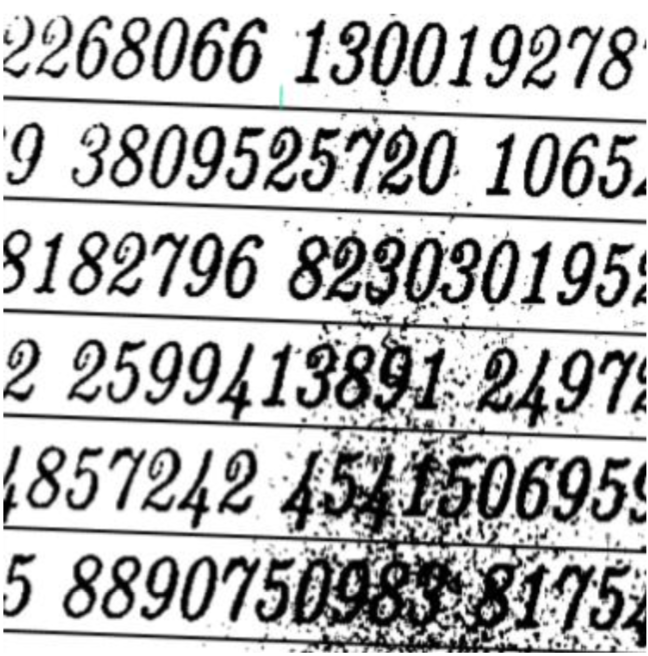
#> input picture Digital Image Processing/Image/midterm.png, 648 x 656 px, found by its file name
$ python midterm.py
#> lines starting #> are read from the running program, lines starting #| are printed output that depends on the picture; after the words box and inside, x2 and y2 are one past the last pixel; in counts of white or black regions, pixels touching at a corner belong together
# -*- coding: utf-8 -*-
"""Midterm.ipynb

Automatically generated by Colaboratory.

Original file is located at
    https://colab.research.google.com/drive/1IpiLGniUmsSrPt2X5khXbm5amIydKJTM
"""

import cv2
import numpy as np
from matplotlib import pyplot as plt
#from google.colab.patches import cv2_imshow
from skimage.filters import  threshold_sauvola
import csv

img = cv2.imread('midterm.png')
#> img is the input picture: shape (656, 648, 3); mean B, G, R 184.3, 184.3, 184.3

gray = cv2.cvtColor(img,cv2.COLOR_BGR2GRAY) # or convert

# gray_blur = cv2.blur(gray,(3,3))

gray_blur = cv2.GaussianBlur(gray, (5, 5), 0)
_, inv = cv2.threshold(gray_blur, 0, 255, cv2.THRESH_BINARY + cv2.THRESH_OTSU)
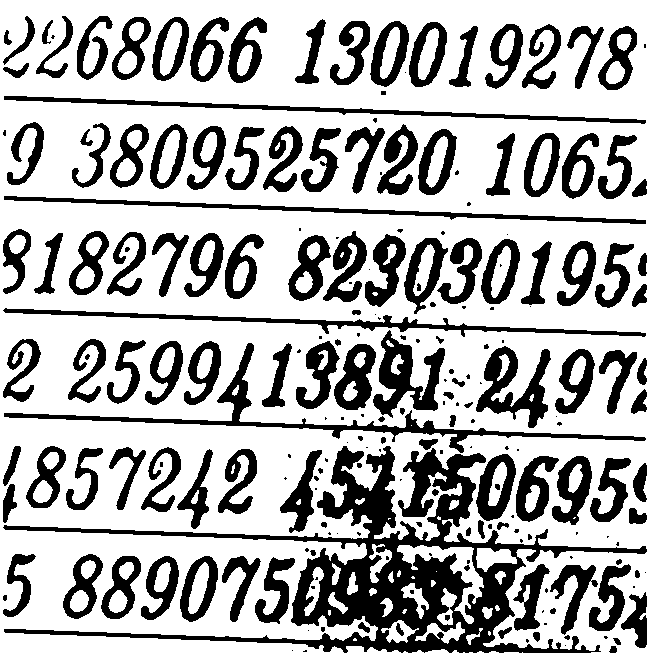
#> inv: shape (656, 648); 69.4% white; 224 black regions (82 under 20 px), largest, box (x1, y1, x2, y2) and area: (3, 446, 647, 653) 26522, (4, 343, 646, 453) 4390, (3, 308, 646, 337) 3022

# inv = cv2.adaptiveThreshold(gray_blur, 255, cv2.ADAPTIVE_THRESH_GAUSSIAN_C, cv2.THRESH_BINARY_INV,19,2)

img_equal = cv2.equalizeHist(inv)

kernel = np.ones((3,3), np.uint8)

erosion = cv2.erode(img_equal,kernel,iterations = 1)
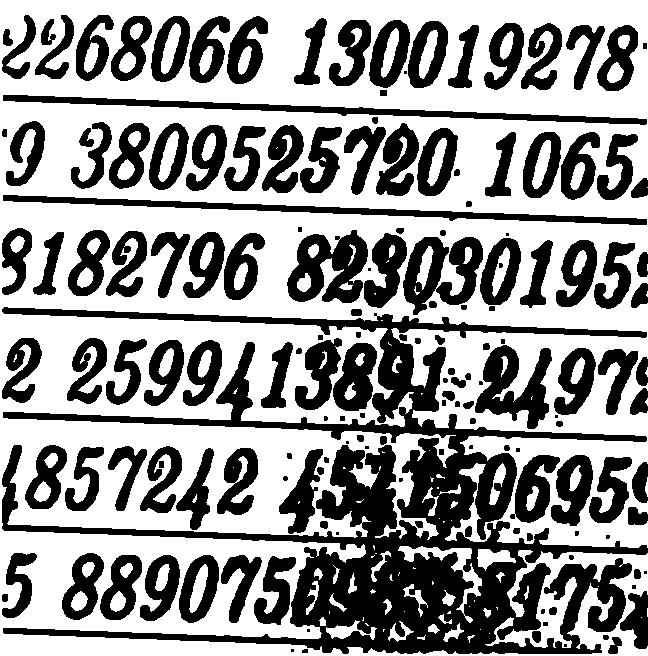
#> erosion: shape (656, 648); 58.7% white; 163 black regions (21 under 20 px), largest, box (x1, y1, x2, y2) and area: (2, 307, 648, 654) 57151, (3, 195, 647, 225) 4037, (3, 95, 647, 125) 4032

closing = cv2.morphologyEx(erosion, cv2.MORPH_CLOSE, kernel,iterations = 1 )

cv2.imwrite('Morpho_processed.jpeg',closing)

# contour around noise

thresh_sauvola = threshold_sauvola(gray_blur, window_size=3)
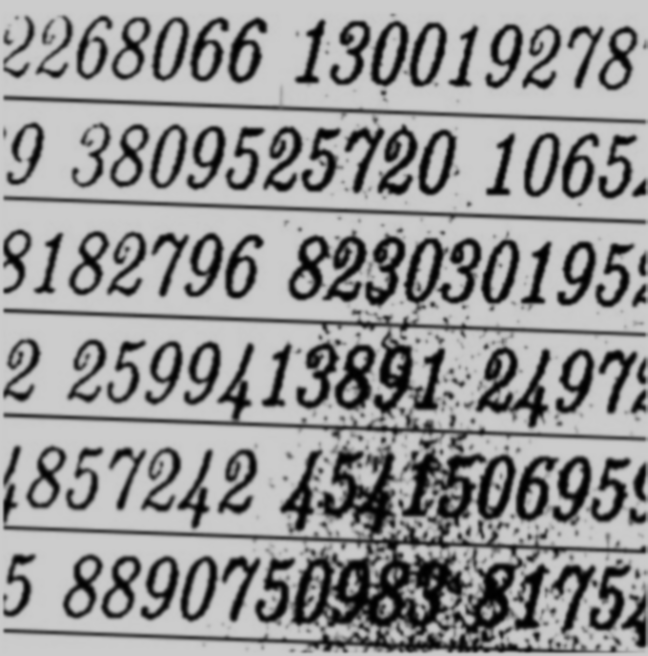
#> thresh_sauvola: shape (656, 648) float64; min 0.534, max 204.1, mean 150.9
binary_sauvola = gray_blur > thresh_sauvola
#> binary_sauvola: shape (656, 648) bool; 89.2% white; 486 black regions (284 under 20 px), largest, box (x1, y1, x2, y2) and area: (333, 555, 409, 626) 1394, (466, 565, 515, 632) 779, (407, 561, 454, 634) 715
binary_sauvola = binary_sauvola.astype(np.uint8)

for i in range(2):
  binary_sauvola = cv2.blur(binary_sauvola, (3,3))
#> this loop made 2 passes
#> pass 1, `binary_sauvola = cv2.blur(binary_sauvola, (3,3))`:
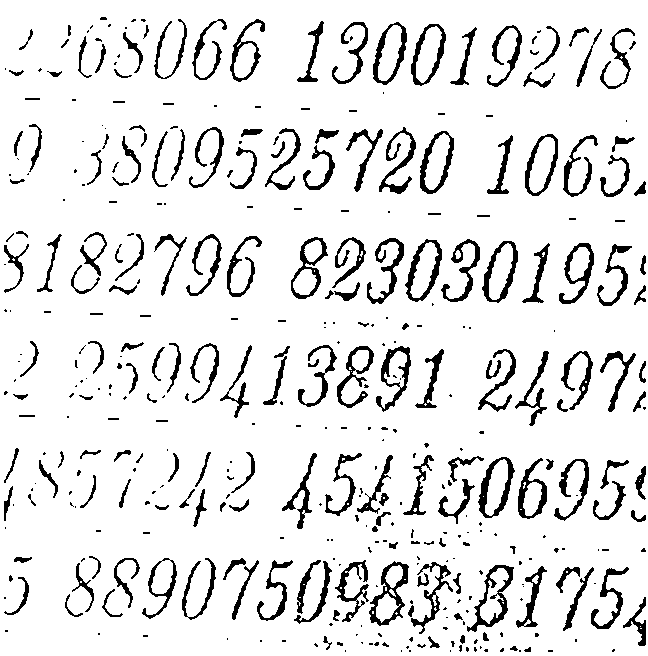
#> binary_sauvola: shape (656, 648); values 0 (black) and 1 (white), 89.6% white; 409 black regions (213 under 20 px), largest, box (x1, y1, x2, y2) and area: (467, 565, 514, 632) 795, (369, 561, 409, 626) 768, (478, 457, 515, 518) 713

binary_sauvola = binary_sauvola*255
#> binary_sauvola: shape (656, 648); 89.8% white; 352 black regions (162 under 20 px), largest, box (x1, y1, x2, y2) and area: (369, 562, 409, 626) 785, (467, 565, 514, 632) 777, (478, 457, 515, 518) 713

cv2.imwrite('bianry_sauvola.jpeg',binary_sauvola)

# contour noise area


nlm = cv2.fastNlMeansDenoising(binary_sauvola,None,4,3,5)

cls = cv2.morphologyEx(nlm, cv2.MORPH_CLOSE,kernel)
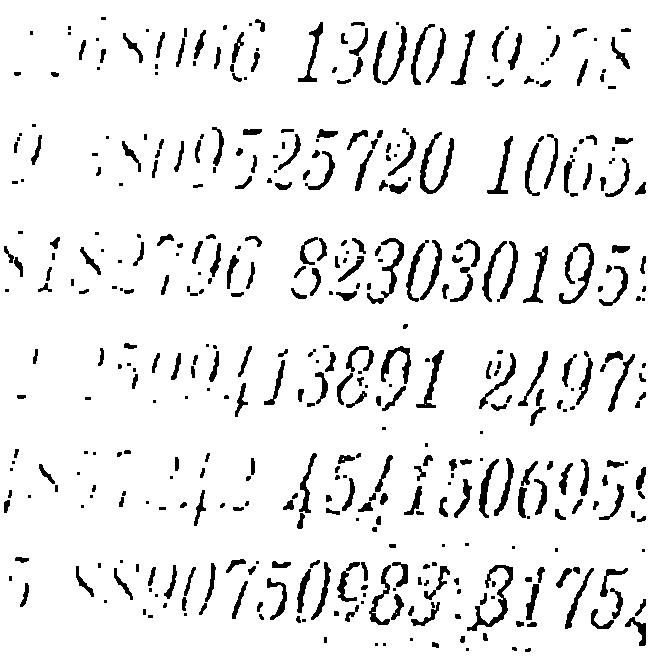
#> cls: shape (656, 648); 91.8% white; 446 black regions (135 under 20 px), largest, box (x1, y1, x2, y2) and area: (467, 565, 513, 631) 659, (420, 132, 454, 194) 606, (559, 243, 594, 304) 598
op = cv2.morphologyEx(cls, cv2.MORPH_OPEN, kernel)
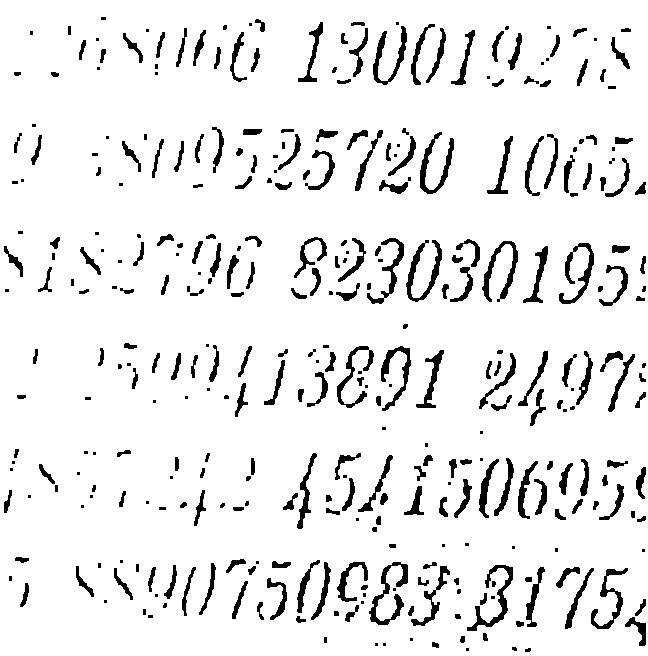
#> op: shape (656, 648); 91.7% white; 358 black regions (107 under 20 px)

cv2.imwrite('NLM_processed.jpeg',op)

contours =  cv2.findContours(closing, cv2.RETR_LIST,cv2.CHAIN_APPROX_SIMPLE)[0] + cv2.findContours(op, cv2.RETR_LIST,cv2.CHAIN_APPROX_SIMPLE)[0] + cv2.findContours(binary_sauvola, cv2.RETR_LIST,cv2.CHAIN_APPROX_SIMPLE)[0]
#> contours = 1055 contours, 298 with area under 20; largest, box (x1, y1, x2, y2) and area: (0, 0, 648, 656) 423785, (0, 0, 648, 656) 423785, (0, 0, 648, 656) 354712, (2, 194, 648, 226) 4686, (2, 94, 648, 126) 4680


bounding=[]

for cnt in contours:
    (x,y,w,h) = cv2.boundingRect(cnt)
    cond = w*h
    if 750<cond<10000 and  0 < w < 50 and 0 < h < 150:
      bounding.append(cv2.boundingRect(cnt))
#> this loop made 1055 passes
#> (x, y, w, h, cond) on passes 1 to 3: (301, 648, 8, 6, 48), (290, 648, 5, 5, 25), (563, 643, 5, 5, 25)
#> after the loop, bounding = 237 items, first 6: (403, 584, 25, 33), (189, 564, 19, 49), (253, 555, 44, 71), (220, 554, 43, 70), (178, 554, 42, 70), (139, 554, 42, 68)


def non_max_suppression(boxes, probs=None, overlapThresh=0.3):			#src https://github.com/jrosebr1/imutils/blob/master/imutils/object_detection.py
	# if there are no boxes, return an empty list
	if len(boxes) == 0:
		return []

	# if the bounding boxes are integers, convert them to floats -- this
	# is important since we'll be doing a bunch of divisions
	if boxes.dtype.kind == "i":
		boxes = boxes.astype("float")

	# initialize the list of picked indexes
	pick = []

	# grab the coordinates of the bounding boxes
	x1 = boxes[:, 0]
	y1 = boxes[:, 1]
	x2 = boxes[:, 2]
	y2 = boxes[:, 3]

	# compute the area of the bounding boxes and grab the indexes to sort
	# (in the case that no probabilities are provided, simply sort on the
	# bottom-left y-coordinate)
	area = (x2 - x1 + 1) * (y2 - y1 + 1)
	idxs = y2

	# if probabilities are provided, sort on them instead
	if probs is not None:
		idxs = probs

	# sort the indexes
	idxs = np.argsort(idxs)

	# keep looping while some indexes still remain in the indexes list
	while len(idxs) > 0:
		# grab the last index in the indexes list and add the index value
		# to the list of picked indexes
		last = len(idxs) - 1
		i = idxs[last]
		pick.append(i)

		# find the largest (x, y) coordinates for the start of the bounding
		# box and the smallest (x, y) coordinates for the end of the bounding
		# box
		xx1 = np.maximum(x1[i], x1[idxs[:last]])
		yy1 = np.maximum(y1[i], y1[idxs[:last]])
		xx2 = np.minimum(x2[i], x2[idxs[:last]])
		yy2 = np.minimum(y2[i], y2[idxs[:last]])

		# compute the width and height of the bounding box
		w = np.maximum(0, xx2 - xx1 + 1)
		h = np.maximum(0, yy2 - yy1 + 1)

		# compute the ratio of overlap
		overlap = (w * h) / area[idxs[:last]]

		# delete all indexes from the index list that have overlap greater
		# than the provided overlap threshold
		idxs = np.delete(idxs, np.concatenate(([last],
			np.where(overlap > overlapThresh)[0])))

	# return only the bounding boxes that were picked
	return boxes[pick].astype("int")

boundingRect = [(x,y,x+w,y+h) for (x,y,w,h) in bounding] #convert
#> boundingRect = 237 items, first 6: (403, 584, 428, 617), (189, 564, 208, 613), (253, 555, 297, 626), (220, 554, 263, 624), (178, 554, 220, 624), (139, 554, 181, 622)
boundingRect = non_max_suppression(np.array(boundingRect))
#> in non_max_suppression, `boxes = boxes.astype("float")`: boxes = 237 rows, first 6: [403, 584, 428, 617], [189, 564, 208, 613], [253, 555, 297, 626], [220, 554, 263, 624], [178, 554, 220, 624], [139, 554, 181, 622]
#> in non_max_suppression, `x1 = boxes[:, 0]`: x1 = 237 values, max 622 at index 138, min 1 at index 8, mean 339.7
#> in non_max_suppression, `y1 = boxes[:, 1]`: y1 = 237 values, max 597 at index 138, min 14 at index 80, mean 280.9
#> in non_max_suppression, `x2 = boxes[:, 2]`: x2 = 237 values, max 647 at index 138, min 30 at index 139, mean 373.2
#> in non_max_suppression, `y2 = boxes[:, 3]`: y2 = 237 values, max 647 at index 138, min 70 at index 225, mean 340.4
#> in non_max_suppression, `area = (x2 - x1 + 1) * (y2 - y1 + 1)`: area = 237 values, max 4136 at index 13, min 828 at index 221, mean 2150.4
#> in non_max_suppression, `idxs = y2`: idxs has the same summary as y2
#> in non_max_suppression, `idxs = np.argsort(idxs)`: idxs = 237 values, max 236 at index 7, min 0 at index 205, mean 118
#> the loop in non_max_suppression, `while len(idxs) > 0:` made 94 passes
#> (last, i) on passes 1 to 12: (236, 138), (235, 146), (232, 144), (228, 140), (226, 85), (224, 87), (222, 147), (220, 2), (217, 3), (215, 148), (211, 4), (205, 152)
#> after the loop in non_max_suppression, `while len(idxs) > 0:`: idxs = empty array; pick = 94 values, max 197 at index 55, min 2 at index 7, mean 68.77
#> boundingRect = 94 rows, first 6: [622, 597, 647, 647], [410, 561, 454, 635], [466, 564, 515, 633], [562, 567, 595, 632], [590, 567, 629, 630], [525, 566, 546, 628]

data = np.array([(x1,y1,x2-x1,y2-y1) for (x1,y1,x2,y2) in boundingRect])
#> data = 94 rows, first 6: [622, 597, 25, 50], [410, 561, 44, 74], [466, 564, 49, 69], [562, 567, 33, 65], [590, 567, 39, 63], [525, 566, 21, 62]

for i in range(len(data)):
  if data[:,3][i] < 62:
    data[:,3][i] = 62
#> this loop made 94 passes
#> after the loop, data = 94 rows, first 6: [622, 597, 25, 62], [410, 561, 44, 74], [466, 564, 49, 69], [562, 567, 33, 65], [590, 567, 39, 63], [525, 566, 21, 62]
for i in range(len(data)):
  if data[:,2][i] < 29:
    data[:,2][i] = 29
#> after the loop, data = 94 rows, first 6: [622, 597, 29, 62], [410, 561, 44, 74], [466, 564, 49, 69], [562, 567, 33, 65], [590, 567, 39, 63], [525, 566, 29, 62]

data = [(x,y,x+w,y+h) for (x,y,w,h) in data]
#> data = 94 items, first 6: (622, 597, 651, 659), (410, 561, 454, 635), (466, 564, 515, 633), (562, 567, 595, 632), (590, 567, 629, 630), (525, 566, 554, 628)
data = non_max_suppression(np.array(data))
#> in non_max_suppression (call 2), `boxes = boxes.astype("float")`: boxes = 94 rows, first 6: [622, 597, 651, 659], [410, 561, 454, 635], [466, 564, 515, 633], [562, 567, 595, 632], [590, 567, 629, 630], [525, 566, 554, 628]
#> the loop in non_max_suppression (call 2), `while len(idxs) > 0:` made 93 passes
#> (last, i) on passes 1 to 12: (93, 0), (92, 1), (91, 2), (90, 3), (89, 4), (88, 5), (87, 6), (86, 7), (85, 10), (84, 9), (83, 8), (82, 11)
#> last on pass 28: 65

# [7 lines of commented-out code are left out]
test2 = img.copy()

for (x1,y1,x2,y2) in data:
    cv2.rectangle(test2, (x1,y1) , (x2, y2), (0,0,255))
#> this loop made 93 passes
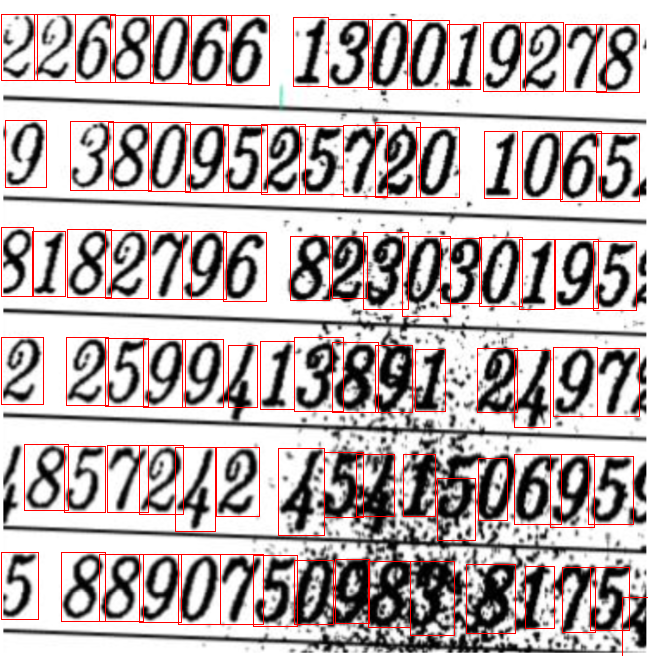
#> test2: shape (656, 648, 3); 4.55% of pixels changed, all inside (x1, y1, x2, y2) = (1, 14, 648, 656)

cv2.imshow('test2', test2)
cv2.waitKey(0)
cv2.imwrite('final_img.jpeg',test2)


report_data = [(x1,y1,x2-x1,y2-y1) for (x1,y1,x2,y2) in data]
with open('output.txt', 'w') as f:
    csv.writer(f, delimiter=' ').writerows(report_data)
